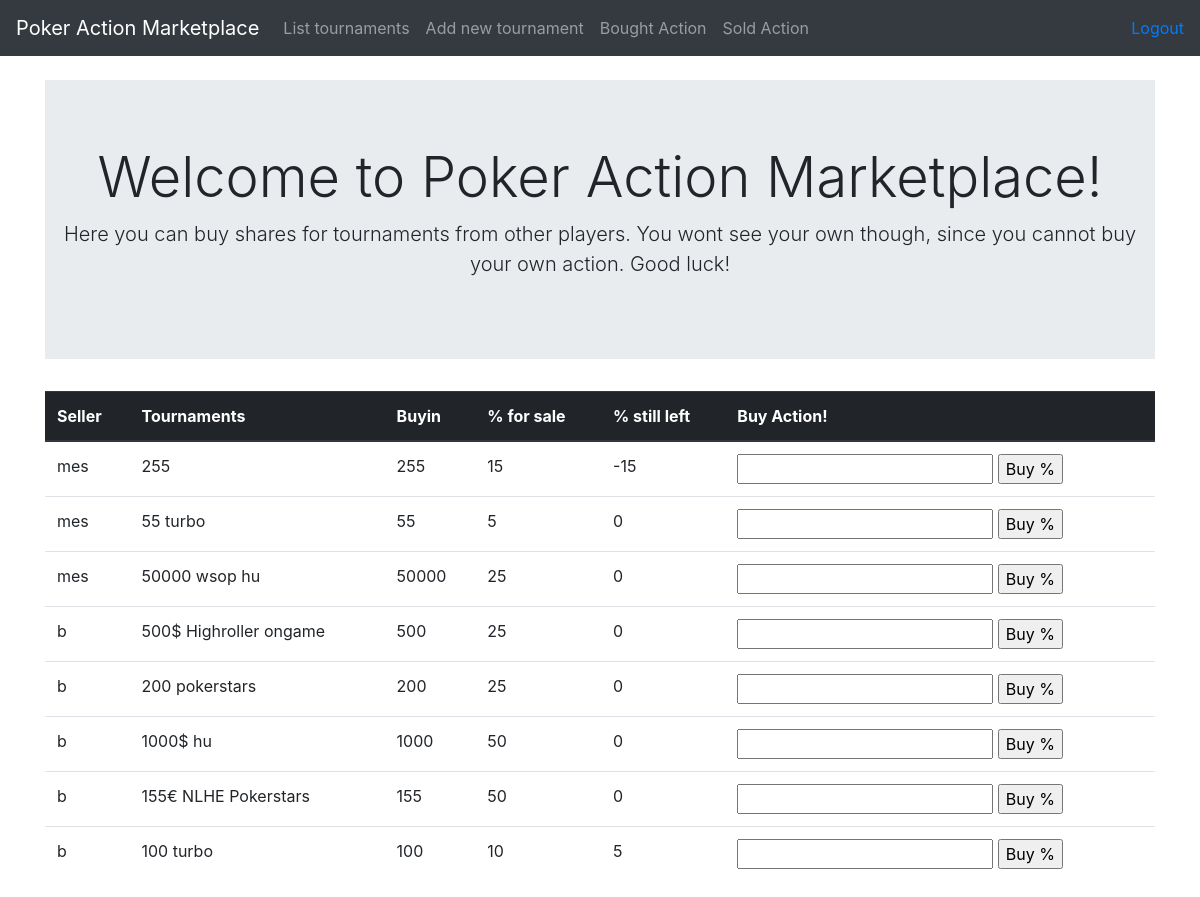
/tournaments/ (signed in), run on an earlier commit of the app's database.
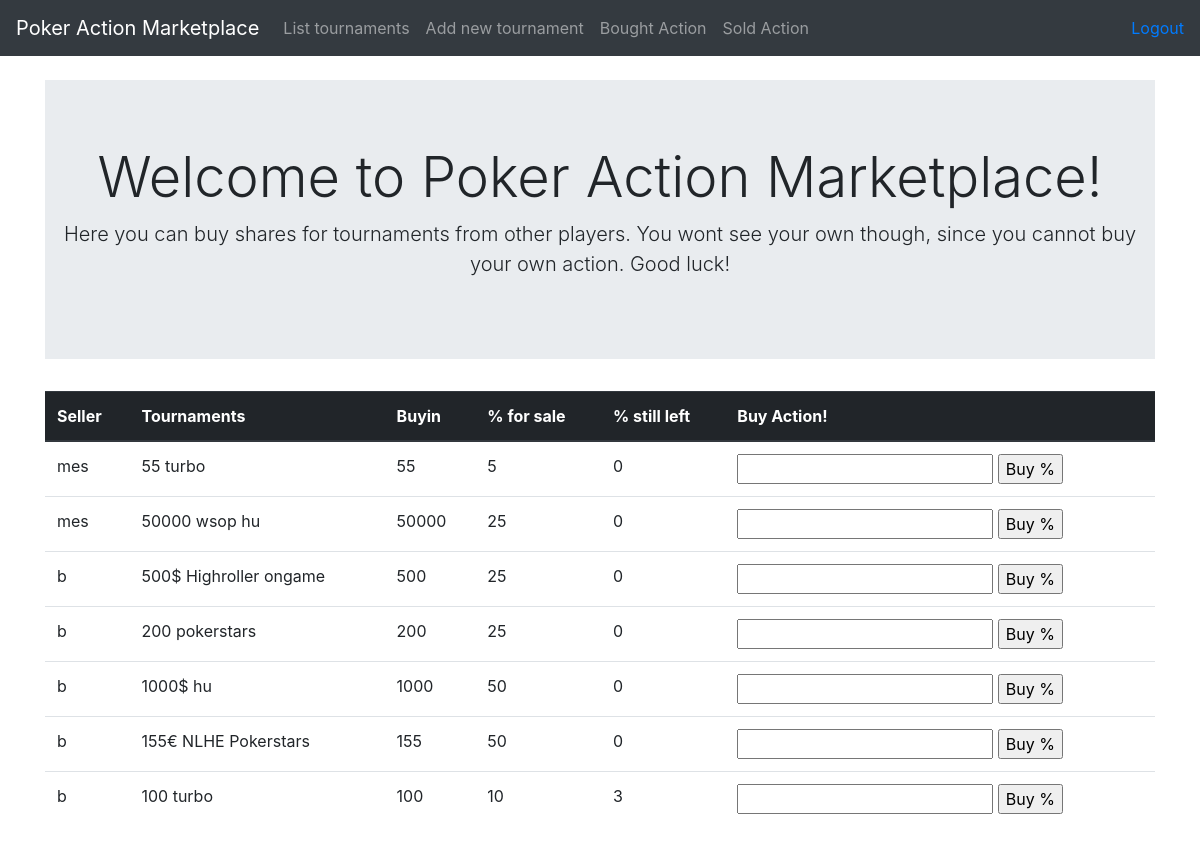
And on a later commit of the database.
### application/tournamentPackages/models.py (models this page shows, shortened)
class TournamentPackage(Base):
    tournament = db.Column(db.String(144), nullable=False)
    buyin = db.Column(db.Integer, nullable=False)
    pcttobesold = db.Column(db.Integer, nullable=False)
    pctleft = db.Column(db.Integer, nullable=False)
    account_id = db.Column(db.Integer, db.ForeignKey('account.id'), nullable=False)
    def __init__(self, tournament, buyin, pcttobesold):
        self.tournament = tournament
        self.buyin = buyin
        self.pcttobesold = pcttobesold
        self.pctleft = pcttobesold
        self.user = ''
        self.userid = ''
    @staticmethod
    def join_account_on_tournaments():
        stmt = text("SELECT * FROM tournament_package"
                    " LEFT JOIN account on tournament_package.account_id = account.id")
        res = db.engine.execute(stmt)
        tournaments = []
        for row in res:
            tournament = TournamentPackage(row[3], row[4], row[5])
            tournament.user = row[-2]
            tournament.id = row[0]
            tournament.userid = row[7]
            tournament.pctleft = row[6]
            if tournament.userid == current_user.id:
                continue
            tournaments.append(tournament)
        return tournaments

### application/tournamentPackages/views.py (the view)
@app.route('/tournaments/', methods=['GET'])
@login_required
def tournaments_index():
    tournaments = TournamentPackage.join_account_on_tournaments()
    tournaments.sort(key = lambda x: x.user, reverse=True)
    return render_template('tournaments/list.html', tournaments = tournaments)

### application/__init__.py (called while the page is built)
@login_manager.user_loader
def load_user(user_id):
    return User.query.get(user_id)

### application/templates/tournaments/list.html (shortened to what this page needs)
{% extends "layout.html" %}
{% block body %}
<div class="jumbotron jumbotron-fluid">
  <div class="container">
    <h1 class="display-4" align=center>Welcome to Poker Action Marketplace!</h1>
    <p class="lead" align=center>Here you can buy shares for tournaments from other players. You wont see your own though, since you cannot buy your own action. Good luck!</p>
  </div>
</div>
<table class="table">
  <thead class="thead-dark">
  <th scope="col">Seller</th>
  <th scope="col">Tournaments</th>
  <th scope="col">Buyin</th>
  <th scope="col">% for sale</th>
  <th scope="col">% still left</th>
  <th scope="col">Buy Action!</th>
  </thead>
  {% for tournament in tournaments %}
  <tr>
    <td>{{ tournament.user }}</td>
    <td>{{ tournament.tournament }}</td>
    <td>{{ tournament.buyin }}</td>
    <td>{{ tournament.pcttobesold }}</td>
    <td>{{ tournament.pctleft }}</td>
    <td><form method="POST", action="{{ url_for('tournaments_buy_percentage', tournament_id = tournament.id) }}">
      <input name="text">
      <input type="submit", value='Buy %'>
    </form></td>
  </tr>
{% endfor %}
</table>
{% endblock %}

What changed in the data, as far as the page shows it:
removed TournamentPackage: user "mes", tournament "255", buyin "255", pcttobesold "15", pctleft "-15"
changed TournamentPackage "100 turbo": pctleft "5" → "3"
